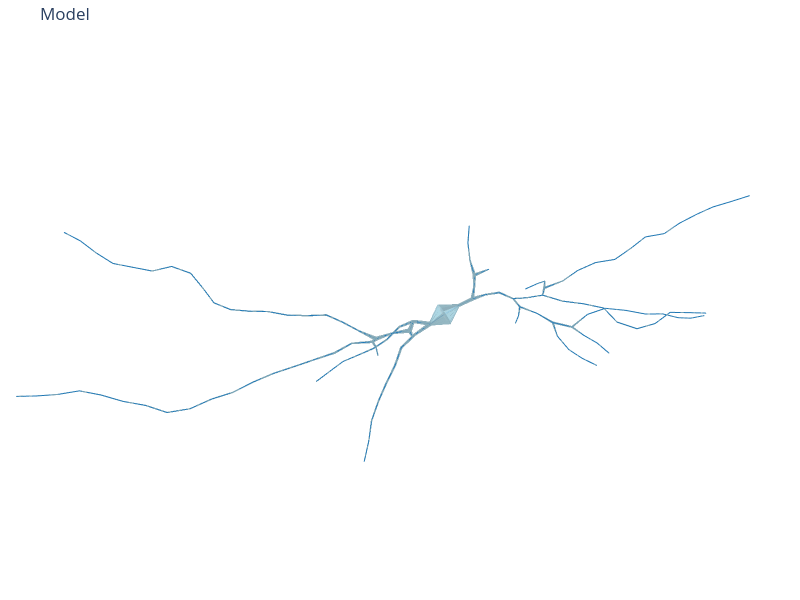

Notebook code for this chart:
### Code cell
swc_filepath = f"../data/demo/{name}.swc"

fitter = CableFitter(options=fit_options)

morph = fitter.fit(
    mm.mesh,
    skeleton,
)
# write swc to file
morph.to_swc_file(swc_filepath)
# validation
# validator = Validation(mm, skeleton, morph)
# validator.full_validation()

model = SWCModel.from_swc_file(swc_filepath)
model.print_attributes(node_info=False, edge_info=False)
frusta = FrustaSet.from_swc_model(model)
title = f"Human neuron"
fig = plot_model(
    swc_model=model,
    frusta=frusta,
    slider=False,
    title="",
    width=800,
    height=600,
    hide_axes=True,
)
fig.update_layout(
    scene=dict(
        camera=dict(
            eye={"x": eye_coord[0], "y": eye_coord[1], "z": eye_coord[2]},
            projection=dict(type="perspective"),
        ),
        aspectmode="data",  # or 'cube', 'auto', 'manual'
    )
)
fig.show()

### Figure 1 — Plotly figure (JSON) as saved in the notebook; plotly's stock layout.template omitted (floating-point values rounded to 4 significant figures; data arrays with more than 128 entries replaced by an {"elided": "..."} marker saying what was removed)
{"data": [{"color": "lightblue", "flatshading": true, "i": {"elided": "3776 int values"}, "j": {"elided": "3776 int values"}, "k": {"elided": "3776 int values"}, "name": "frusta", "opacity": 0.8, "type": "mesh3d", "x": {"elided": "3776 float values"}, "y": {"elided": "3776 float values"}, "z": {"elided": "3776 float values"}}, {"line": {"color": "#1f77b4", "width": 2}, "mode": "lines", "name": "centroid", "type": "scatter3d", "x": {"elided": "354 float values"}, "y": {"elided": "354 float values"}, "z": {"elided": "354 float values"}}], "layout": {"height": 600, "margin": {"b": 0, "l": 0, "r": 0, "t": 40}, "scene": {"aspectmode": "data", "camera": {"eye": {"x": -0.5692, "y": 0.0655, "z": 2.356}, "projection": {"type": "perspective"}}, "xaxis": {"visible": false}, "yaxis": {"visible": false}, "zaxis": {"visible": false}}, "showlegend": false, "title": {"text": "Model"}, "width": 800}}
